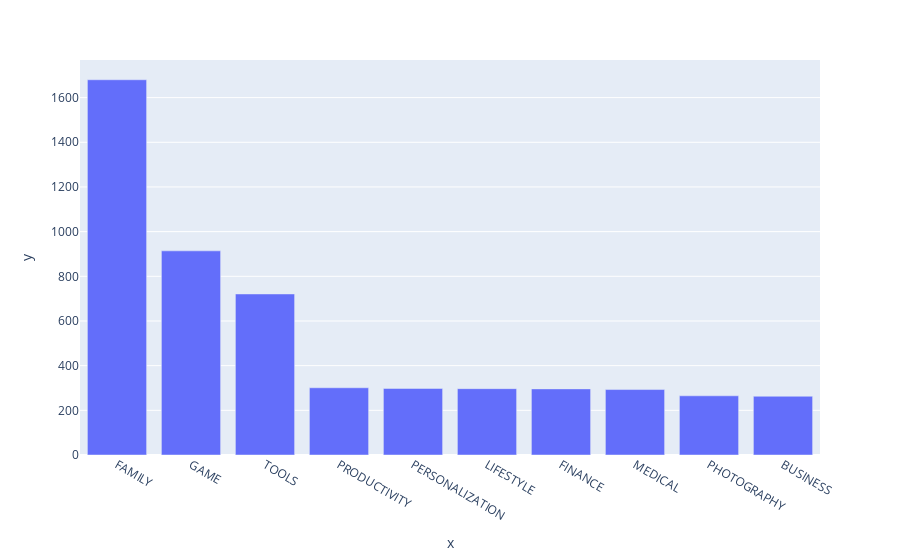

Notebook cell for this chart:
### Markdown cell above
### Vertical Bar Chart - Highest Competition (Number of Apps)
Visualize this using a [.bar()](https://plotly.com/python-api-reference/generated/plotly.express.bar.html#plotly.express.bar) chart in Plotly Express:

### Code cell
bar = px.bar(x = top10_category.index, # index = category name
             y = top10_category.values)
bar.show()

### Figure 1 — Plotly figure (JSON) as saved in the notebook; plotly's stock layout.template omitted (floating-point values rounded to 4 significant figures)
{"data": [{"hovertemplate": "x=%{x}<br>y=%{y}<extra></extra>", "legendgroup": "", "marker": {"color": "#636efa", "pattern": {"shape": ""}}, "name": "", "orientation": "v", "showlegend": false, "textposition": "auto", "type": "bar", "x": ["FAMILY", "GAME", "TOOLS", "PRODUCTIVITY", "PERSONALIZATION", "LIFESTYLE", "FINANCE", "MEDICAL", "PHOTOGRAPHY", "BUSINESS"], "xaxis": "x", "y": [1680, 914, 721, 301, 298, 297, 296, 293, 265, 263], "yaxis": "y"}], "layout": {"barmode": "relative", "legend": {"tracegroupgap": 0}, "margin": {"t": 60}, "xaxis": {"anchor": "y", "domain": [0, 1], "title": {"text": "x"}}, "yaxis": {"anchor": "x", "domain": [0, 1], "title": {"text": "y"}}}}
